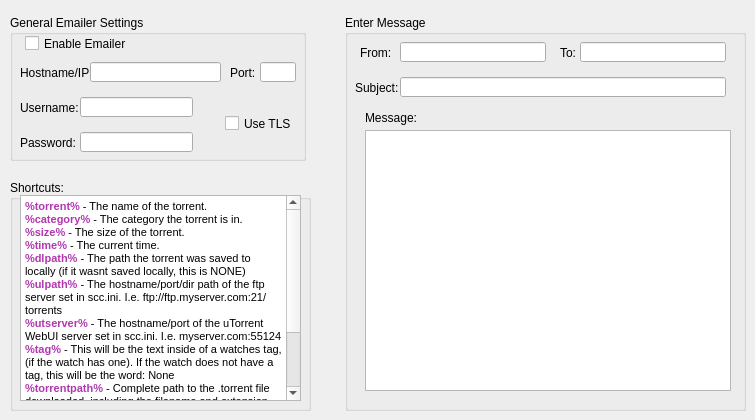
    <widget class="QWidget" name="emailSettingsTab">
     <attribute name="title">
      <string>Emailer Settings</string>
     </attribute>
     <widget class="QGroupBox" name="generalEmailSettings">
      <property name="geometry">
       <rect>
        <x>10</x>
        <y>15</y>
        <width>296</width>
        <height>146</height>
       </rect>
      </property>
      <property name="title">
       <string>General Emailer Settings</string>
      </property>
      <widget class="QLabel" name="hostnameIPLabel">
       <property name="geometry">
        <rect>
         <x>10</x>
         <y>50</y>
         <width>71</width>
         <height>16</height>
        </rect>
       </property>
       <property name="text">
        <string>Hostname/IP:</string>
       </property>
      </widget>
      <widget class="QCheckBox" name="emailMasterEnableCheck">
       <property name="geometry">
        <rect>
         <x>15</x>
         <y>20</y>
         <width>111</width>
         <height>17</height>
        </rect>
       </property>
       <property name="text">
        <string>Enable Emailer</string>
       </property>
      </widget>
      <widget class="QCheckBox" name="emailUseTLSCheck">
       <property name="geometry">
        <rect>
         <x>215</x>
         <y>100</y>
         <width>71</width>
         <height>17</height>
        </rect>
       </property>
       <property name="text">
        <string>Use TLS</string>
       </property>
      </widget>
      <widget class="QLineEdit" name="hostnameIPTextbox">
       <property name="geometry">
        <rect>
         <x>80</x>
         <y>47</y>
         <width>131</width>
         <height>20</height>
        </rect>
       </property>
      </widget>
      <widget class="QLabel" name="portLabel">
       <property name="geometry">
        <rect>
         <x>220</x>
         <y>50</y>
         <width>26</width>
         <height>16</height>
        </rect>
       </property>
       <property name="text">
        <string>Port:</string>
       </property>
      </widget>
      <widget class="QLineEdit" name="portTextbox">
       <property name="geometry">
        <rect>
         <x>250</x>
         <y>47</y>
         <width>36</width>
         <height>20</height>
        </rect>
       </property>
       <property name="inputMethodHints">
        <set>Qt::ImhNone</set>
       </property>
       <property name="inputMask">
        <string/>
       </property>
       <property name="maxLength">
        <number>5</number>
       </property>
      </widget>
      <widget class="QLabel" name="usernameLabel">
       <property name="geometry">
        <rect>
         <x>10</x>
         <y>85</y>
         <width>61</width>
         <height>16</height>
        </rect>
       </property>
       <property name="text">
        <string>Username: </string>
       </property>
      </widget>
      <widget class="QLabel" name="passwordLabel">
       <property name="geometry">
        <rect>
         <x>10</x>
         <y>120</y>
         <width>61</width>
         <height>16</height>
        </rect>
       </property>
       <property name="text">
        <string>Password: </string>
       </property>
      </widget>
      <widget class="QLineEdit" name="usernameTextbox">
       <property name="geometry">
        <rect>
         <x>70</x>
         <y>82</y>
         <width>113</width>
         <height>20</height>
        </rect>
       </property>
      </widget>
      <widget class="QLineEdit" name="passwordTextbox">
       <property name="geometry">
        <rect>
         <x>70</x>
         <y>117</y>
         <width>113</width>
         <height>20</height>
        </rect>
       </property>
       <property name="echoMode">
        <enum>QLineEdit::Password</enum>
       </property>
      </widget>
     </widget>
     <widget class="QGroupBox" name="emailMessageGroup">
      <property name="geometry">
       <rect>
        <x>345</x>
        <y>15</y>
        <width>401</width>
        <height>396</height>
       </rect>
      </property>
      <property name="title">
       <string>Enter Message</string>
      </property>
      <widget class="QLabel" name="emailFromLabel">
       <property name="geometry">
        <rect>
         <x>15</x>
         <y>30</y>
         <width>41</width>
         <height>16</height>
        </rect>
       </property>
       <property name="text">
        <string>From:</string>
       </property>
      </widget>
      <widget class="QLineEdit" name="emailFromTextbox">
       <property name="geometry">
        <rect>
         <x>55</x>
         <y>27</y>
         <width>146</width>
         <height>20</height>
        </rect>
       </property>
       <property name="inputMethodHints">
        <set>Qt::ImhEmailCharactersOnly</set>
       </property>
      </widget>
      <widget class="QLabel" name="emailToLabel">
       <property name="geometry">
        <rect>
         <x>215</x>
         <y>30</y>
         <width>21</width>
         <height>16</height>
        </rect>
       </property>
       <property name="text">
        <string>To:</string>
       </property>
      </widget>
      <widget class="QLineEdit" name="emailToTextbox">
       <property name="geometry">
        <rect>
         <x>235</x>
         <y>27</y>
         <width>146</width>
         <height>20</height>
        </rect>
       </property>
       <property name="inputMethodHints">
        <set>Qt::ImhEmailCharactersOnly</set>
       </property>
      </widget>
      <widget class="QLabel" name="emailSubjectLabel">
       <property name="geometry">
        <rect>
         <x>10</x>
         <y>65</y>
         <width>46</width>
         <height>16</height>
        </rect>
       </property>
       <property name="text">
        <string>Subject:</string>
       </property>
      </widget>
      <widget class="QLineEdit" name="emailSubjectTextbox">
       <property name="geometry">
        <rect>
         <x>55</x>
         <y>62</y>
         <width>326</width>
         <height>20</height>
        </rect>
       </property>
       <property name="inputMethodHints">
        <set>Qt::ImhNone</set>
       </property>
       <property name="frame">
        <bool>true</bool>
       </property>
       <property name="dragEnabled">
        <bool>false</bool>
       </property>
      </widget>
      <widget class="QTextEdit" name="emailMessageTextbox">
       <property name="geometry">
        <rect>
         <x>20</x>
         <y>115</y>
         <width>366</width>
         <height>261</height>
        </rect>
       </property>
       <property name="acceptRichText">
        <bool>false</bool>
       </property>
      </widget>
      <widget class="QLabel" name="emailMessageLabel">
       <property name="geometry">
        <rect>
         <x>20</x>
         <y>95</y>
         <width>51</width>
         <height>16</height>
        </rect>
       </property>
       <property name="text">
        <string>Message:</string>
       </property>
      </widget>
     </widget>
     <widget class="QGroupBox" name="emailShortcutsGroup">
      <property name="geometry">
       <rect>
        <x>10</x>
        <y>180</y>
        <width>301</width>
        <height>231</height>
       </rect>
      </property>
      <property name="title">
       <string>Shortcuts:</string>
      </property>
      <widget class="QTextEdit" name="emailShortcutsList">
       <property name="geometry">
        <rect>
         <x>10</x>
         <y>15</y>
         <width>281</width>
         <height>206</height>
        </rect>
       </property>
       <property name="readOnly">
        <bool>true</bool>
       </property>
       <property name="html">
        <string>&lt;!DOCTYPE HTML PUBLIC &quot;-//W3C//DTD HTML 4.0//EN&quot; &quot;http://www.w3.org/TR/REC-html40/strict.dtd&quot;&gt;
&lt;html&gt;&lt;head&gt;&lt;meta name=&quot;qrichtext&quot; content=&quot;1&quot; /&gt;&lt;style type=&quot;text/css&quot;&gt;
p, li { white-space: pre-wrap; }
&lt;/style&gt;&lt;/head&gt;&lt;body style=&quot; font-family:'Arial'; font-size:8pt; font-weight:400; font-style:normal;&quot;&gt;
&lt;p style=&quot; margin-top:0px; margin-bottom:0px; margin-left:0px; margin-right:0px; -qt-block-indent:0; text-indent:0px;&quot;&gt;&lt;span style=&quot; font-family:'MS Shell Dlg 2'; font-weight:600; color:#b037b0;&quot;&gt;%torrent%&lt;/span&gt;&lt;span style=&quot; font-family:'MS Shell Dlg 2';&quot;&gt; - The name of the torrent.&lt;/span&gt;&lt;/p&gt;
&lt;p style=&quot; margin-top:0px; margin-bottom:0px; margin-left:0px; margin-right:0px; -qt-block-indent:0; text-indent:0px;&quot;&gt;&lt;span style=&quot; font-family:'MS Shell Dlg 2'; font-weight:600; color:#b037b0;&quot;&gt;%category%&lt;/span&gt;&lt;span style=&quot; font-family:'MS Shell Dlg 2';&quot;&gt; - The category the torrent is in.&lt;/span&gt;&lt;/p&gt;
&lt;p style=&quot; margin-top:0px; margin-bottom:0px; margin-left:0px; margin-right:0px; -qt-block-indent:0; text-indent:0px;&quot;&gt;&lt;span style=&quot; font-family:'MS Shell Dlg 2'; font-weight:600; color:#b037b0;&quot;&gt;%size%&lt;/span&gt;&lt;span style=&quot; font-family:'MS Shell Dlg 2';&quot;&gt; - The size of the torrent.&lt;/span&gt;&lt;/p&gt;
&lt;p style=&quot; margin-top:0px; margin-bottom:0px; margin-left:0px; margin-right:0px; -qt-block-indent:0; text-indent:0px;&quot;&gt;&lt;span style=&quot; font-family:'MS Shell Dlg 2'; font-weight:600; color:#b037b0;&quot;&gt;%time%&lt;/span&gt;&lt;span style=&quot; font-family:'MS Shell Dlg 2';&quot;&gt; - The current time.&lt;/span&gt;&lt;/p&gt;
&lt;p style=&quot; margin-top:0px; margin-bottom:0px; margin-left:0px; margin-right:0px; -qt-block-indent:0; text-indent:0px;&quot;&gt;&lt;span style=&quot; font-family:'MS Shell Dlg 2'; font-weight:600; color:#b037b0;&quot;&gt;%dlpath%&lt;/span&gt;&lt;span style=&quot; font-family:'MS Shell Dlg 2';&quot;&gt; - The path the torrent was saved to locally (if it wasnt saved locally, this is NONE)&lt;/span&gt;&lt;/p&gt;
&lt;p style=&quot; margin-top:0px; margin-bottom:0px; margin-left:0px; margin-right:0px; -qt-block-indent:0; text-indent:0px;&quot;&gt;&lt;span style=&quot; font-family:'MS Shell Dlg 2'; font-weight:600; color:#b037b0;&quot;&gt;%ulpath%&lt;/span&gt;&lt;span style=&quot; font-family:'MS Shell Dlg 2';&quot;&gt; - The hostname/port/dir path of the ftp server set in scc.ini. I.e. ftp://ftp.myserver.com:21/torrents&lt;/span&gt;&lt;/p&gt;
&lt;p style=&quot; margin-top:0px; margin-bottom:0px; margin-left:0px; margin-right:0px; -qt-block-indent:0; text-indent:0px;&quot;&gt;&lt;span style=&quot; font-family:'MS Shell Dlg 2'; font-weight:600; color:#b037b0;&quot;&gt;%utserver%&lt;/span&gt;&lt;span style=&quot; font-family:'MS Shell Dlg 2';&quot;&gt; - The hostname/port of the uTorrent WebUI server set in scc.ini. I.e. myserver.com:55124&lt;/span&gt;&lt;/p&gt;
&lt;p style=&quot; margin-top:0px; margin-bottom:0px; margin-left:0px; margin-right:0px; -qt-block-indent:0; text-indent:0px;&quot;&gt;&lt;span style=&quot; font-family:'MS Shell Dlg 2'; font-weight:600; color:#b037b0;&quot;&gt;%tag%&lt;/span&gt;&lt;span style=&quot; font-family:'MS Shell Dlg 2';&quot;&gt; - This will be the text inside of a watches tag, (if the watch has one). If the watch does not have a tag, this will be the word: None&lt;/span&gt;&lt;/p&gt;
&lt;p style=&quot; margin-top:0px; margin-bottom:0px; margin-left:0px; margin-right:0px; -qt-block-indent:0; text-indent:0px;&quot;&gt;&lt;span style=&quot; font-family:'MS Shell Dlg 2'; font-weight:600; color:#b037b0;&quot;&gt;%torrentpath%&lt;/span&gt;&lt;span style=&quot; font-family:'MS Shell Dlg 2';&quot;&gt; - Complete path to the .torrent file downloaded, including the filename and extension.&lt;/span&gt;&lt;/p&gt;
&lt;p style=&quot; margin-top:0px; margin-bottom:0px; margin-left:0px; margin-right:0px; -qt-block-indent:0; text-indent:0px;&quot;&gt;&lt;span style=&quot; font-family:'MS Shell Dlg 2'; font-weight:600; color:#b037b0;&quot;&gt;%sccgrptree%&lt;/span&gt;&lt;span style=&quot; font-family:'MS Shell Dlg 2';&quot;&gt; - mimics the functionality of SCCGRPTREE&lt;/span&gt;&lt;/p&gt;
&lt;p style=&quot; margin-top:0px; margin-bottom:0px; margin-left:0px; margin-right:0px; -qt-block-indent:0; text-indent:0px;&quot;&gt;&lt;span style=&quot; font-family:'MS Shell Dlg 2'; font-weight:600; color:#b037b0;&quot;&gt;%sccgrp%&lt;/span&gt;&lt;span style=&quot; font-family:'MS Shell Dlg 2';&quot;&gt; - mimics the functionality of SCCGRP&lt;/span&gt;&lt;/p&gt;
&lt;p style=&quot; margin-top:0px; margin-bottom:0px; margin-left:0px; margin-right:0px; -qt-block-indent:0; text-indent:0px;&quot;&gt;&lt;span style=&quot; font-family:'MS Shell Dlg 2'; font-weight:600; color:#b037b0;&quot;&gt;%sccdate%&lt;/span&gt;&lt;span style=&quot; font-family:'MS Shell Dlg 2';&quot;&gt; - This will output a date in the form MMDD, just like SCCDATE does when making new watch dirs.&lt;/span&gt;&lt;/p&gt;&lt;/body&gt;&lt;/html&gt;</string>
       </property>
       <property name="textInteractionFlags">
        <set>Qt::TextSelectableByKeyboard|Qt::TextSelectableByMouse</set>
       </property>
      </widget>
     </widget>
    </widget>
